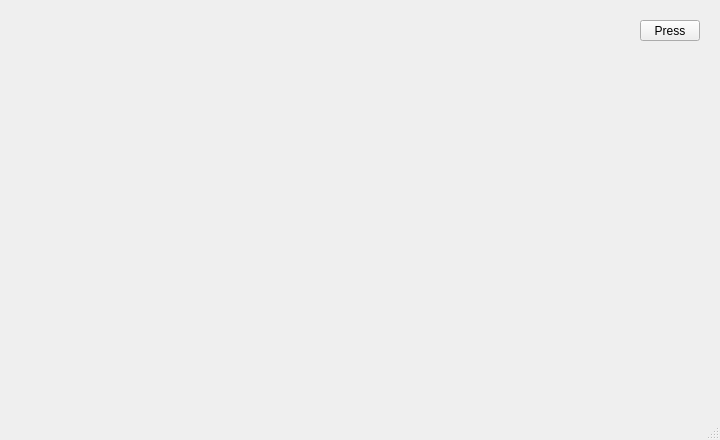
<?xml version="1.0" encoding="UTF-8"?>
<ui version="4.0">
 <class>MainWindow</class>
 <widget class="QMainWindow" name="MainWindow">
  <property name="geometry">
   <rect>
    <x>0</x>
    <y>0</y>
    <width>720</width>
    <height>440</height>
   </rect>
  </property>
  <property name="windowTitle">
   <string>MainWindow</string>
  </property>
  <widget class="QWidget" name="centralWidget">
   <widget class="QPushButton" name="pushButton">
    <property name="geometry">
     <rect>
      <x>640</x>
      <y>20</y>
      <width>60</width>
      <height>21</height>
     </rect>
    </property>
    <property name="text">
     <string>Press</string>
    </property>
   </widget>
  </widget>
  <widget class="QMenuBar" name="menuBar">
   <property name="geometry">
    <rect>
     <x>0</x>
     <y>0</y>
     <width>720</width>
     <height>20</height>
    </rect>
   </property>
  </widget>
  <widget class="QStatusBar" name="statusBar"/>
 </widget>
 <layoutdefault spacing="6" margin="11"/>
 <resources/>
 <connections/>
</ui>
